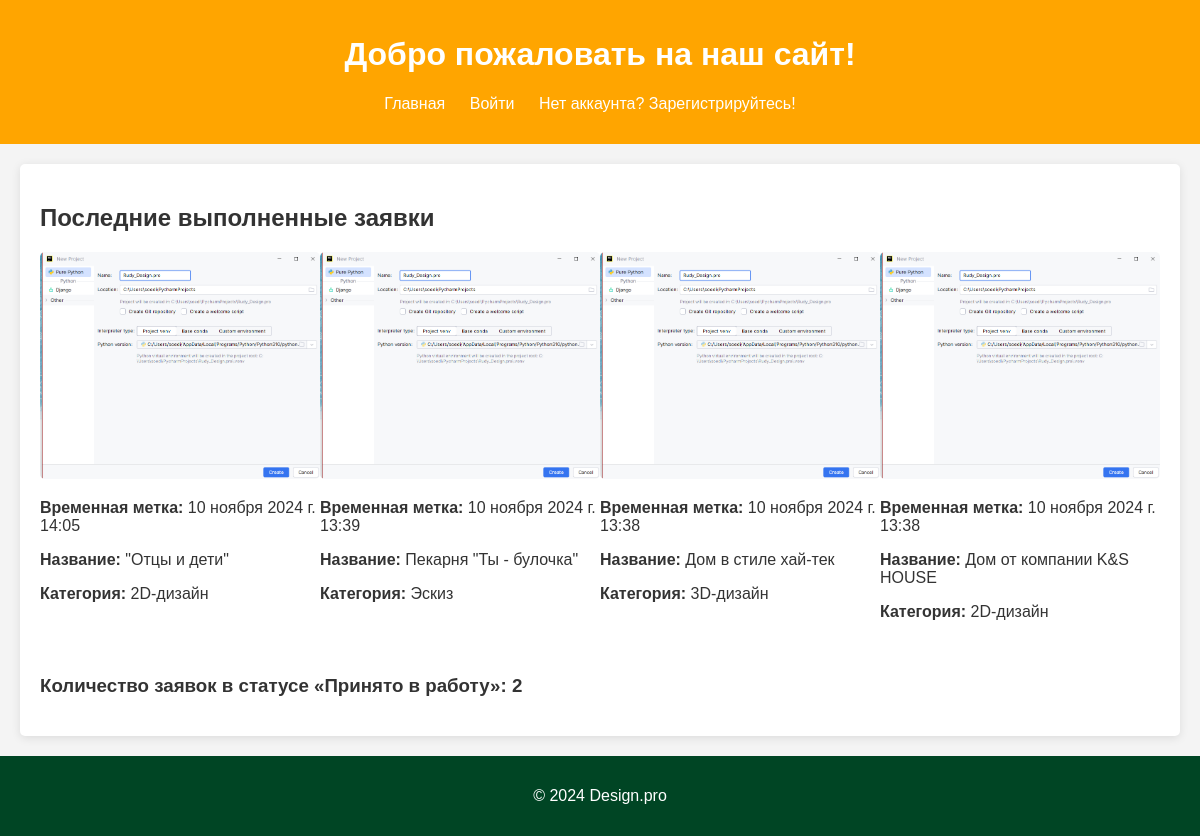
The page /designapp/ on the database as committed earlier.
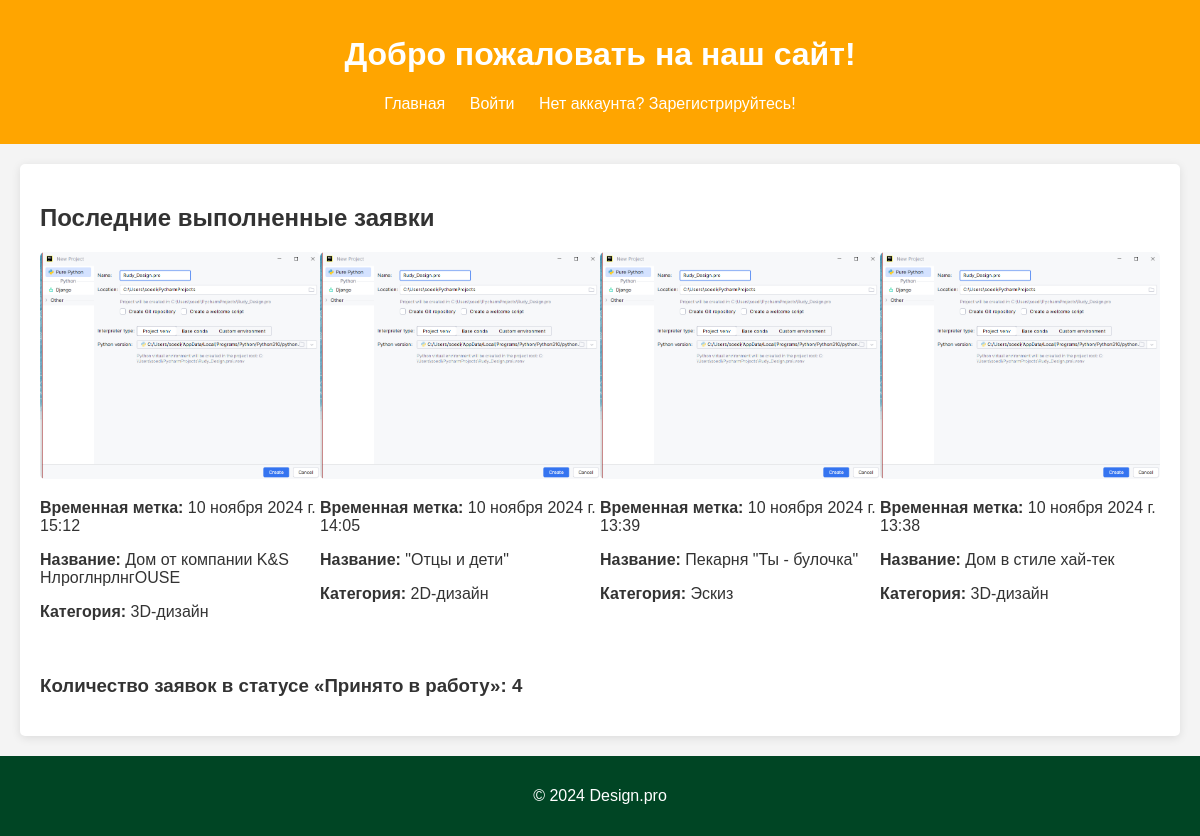
The same page on the database as committed later.
### designapp/models.py (models this page shows, shortened)
class Application(models.Model):
    user = models.ForeignKey(settings.AUTH_USER_MODEL, on_delete=models.CASCADE, related_name='applications')
    timestamp = models.DateTimeField(auto_now_add=True)
    title = models.CharField(max_length=255, blank=False)
    description = models.TextField(blank=False)
    category = models.ForeignKey(Category, on_delete=models.CASCADE)
    status = models.CharField(max_length=50, default='Новая')  # Например, 'Принято в работу', 'Выполнено', 'Новая'
    photo = models.ImageField(upload_to='photos/', null=True, blank=False)
    comment = models.TextField(null=True, blank=False)
    design_image = models.ImageField(upload_to='designs/', null=True, blank=False)

class Category(models.Model):
    name = models.CharField(max_length=100)
    def __str__(self):
        return self.name

### designapp/views.py (the view)
# urls.py: path('', views.index, name='index'),
def index(request):
    applications = Application.objects.filter(status='Выполнено').order_by('-timestamp')[:4]  # Получаем последние 4 выполненные заявки
    accepted_count = Application.objects.filter(status='Принято в работу').count()  # Подсчет заявок в статусе "Принято в работу"
    context = {
        'applications': applications,
        'accepted_count': accepted_count,
    }
    return render(request, 'designapp/index.html', context)

### designapp/templates/designapp/index.html (shortened to what this page needs)
{% extends "base.html" %}
{% block content %}
<h2>Последние выполненные заявки</h2>
<div class="applications">
    {% for application in applications %}
    <div class="application">
        <img src="{{ application.photo.url }}" alt="{{ application.title }}">
        <p><strong>Временная метка:</strong> {{ application.timestamp }}</p>
        <p><strong>Название:</strong> {{ application.title }}</p>
        <p><strong>Категория:</strong> {{ application.category }}</p>
    </div>
    {% endfor %}
</div>
<div class="counter">
    <h3>Количество заявок в статусе «Принято в работу»: <span id="accepted-count">{{ accepted_count }}</span></h3>
            </div>
{% endblock %}

Rows that differ between the two databases and show on the page:
no longer on this page (row unchanged): Application: photo (picture), timestamp "10 ноября 2024 г. 13:38", title "Дом от компании K&S HOUSE", category "2D-дизайн"
now on this page (row edited): Application: photo (picture), timestamp "10 ноября 2024 г. 15:12", title "Дом от компании K&S HлроглнрлнгOUSE", category "3D-дизайн"
Other text that changed with them:
{{ accepted_count }}: "2" → "4"
